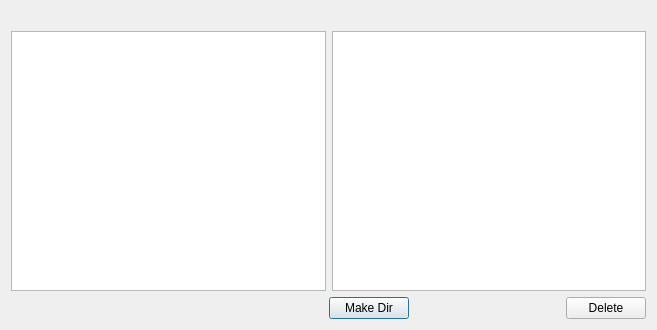
<?xml version="1.0" encoding="UTF-8"?>
<ui version="4.0">
 <class>Dialog</class>
 <widget class="QDialog" name="Dialog">
  <property name="geometry">
   <rect>
    <x>0</x>
    <y>0</y>
    <width>657</width>
    <height>330</height>
   </rect>
  </property>
  <property name="windowTitle">
   <string>Dialog</string>
  </property>
  <layout class="QVBoxLayout" name="verticalLayout">
   <item>
    <spacer name="horizontalSpacer">
     <property name="orientation">
      <enum>Qt::Horizontal</enum>
     </property>
     <property name="sizeHint" stdset="0">
      <size>
       <width>40</width>
       <height>20</height>
      </size>
     </property>
    </spacer>
   </item>
   <item>
    <layout class="QHBoxLayout" name="horizontalLayout_3">
     <item>
      <widget class="QTreeView" name="treeView"/>
     </item>
     <item>
      <widget class="QListView" name="listView"/>
     </item>
    </layout>
   </item>
   <item>
    <layout class="QHBoxLayout" name="horizontalLayout_2">
     <item>
      <spacer name="horizontalSpacer_2">
       <property name="orientation">
        <enum>Qt::Horizontal</enum>
       </property>
       <property name="sizeHint" stdset="0">
        <size>
         <width>40</width>
         <height>20</height>
        </size>
       </property>
      </spacer>
     </item>
     <item>
      <layout class="QHBoxLayout" name="horizontalLayout">
       <item>
        <widget class="QPushButton" name="pushButton">
         <property name="text">
          <string>Make Dir</string>
         </property>
        </widget>
       </item>
       <item>
        <spacer name="horizontalSpacer_3">
         <property name="orientation">
          <enum>Qt::Horizontal</enum>
         </property>
         <property name="sizeHint" stdset="0">
          <size>
           <width>40</width>
           <height>20</height>
          </size>
         </property>
        </spacer>
       </item>
       <item>
        <widget class="QPushButton" name="pushButton_2">
         <property name="text">
          <string>Delete</string>
         </property>
        </widget>
       </item>
      </layout>
     </item>
    </layout>
   </item>
  </layout>
 </widget>
 <resources/>
 <connections/>
</ui>
